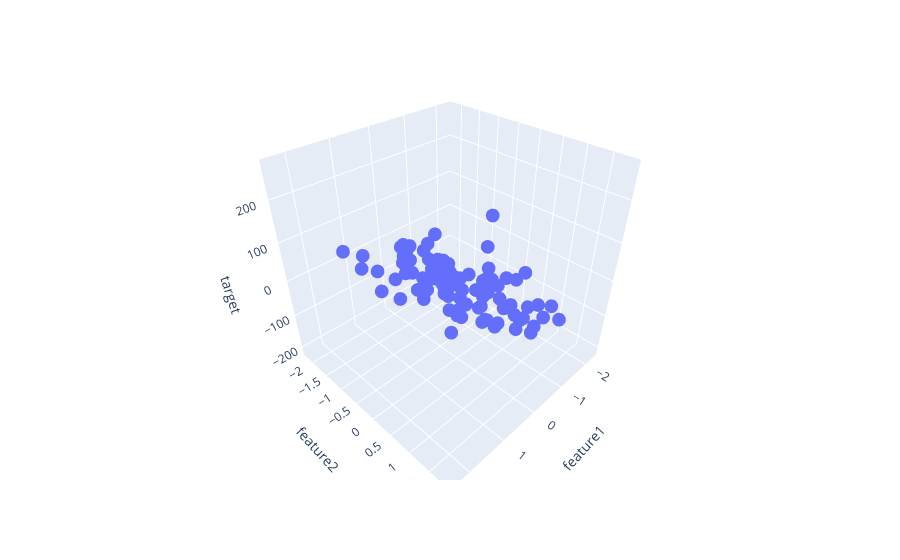

The notebook cell saved with this chart:
### Code cell
fig = px.scatter_3d(synth_df, x='feature1', y='feature2', z='target')
fig.show()
